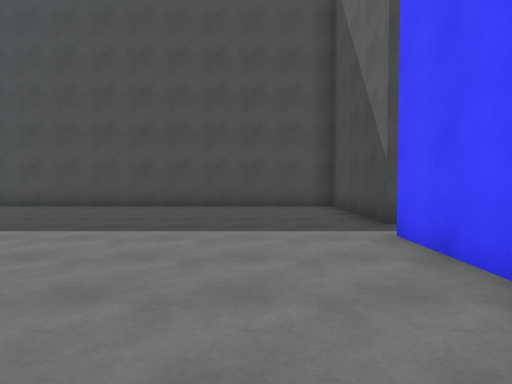
[1] (above)

24 first-person views from a walk through a 3-D level made in the Unity game engine. The camera is 1.4 m above the floor, tilts 2° down and sees 75° across. The floor is counted in squares, 2 m on a side. Each view is taken from the middle of a square. On the plan, view 1 faces up. The plan holds only what a view shows up to about 10 squares ahead; the rest is blank. The place goes on beyond the plan. The player character is not drawn.

[2]
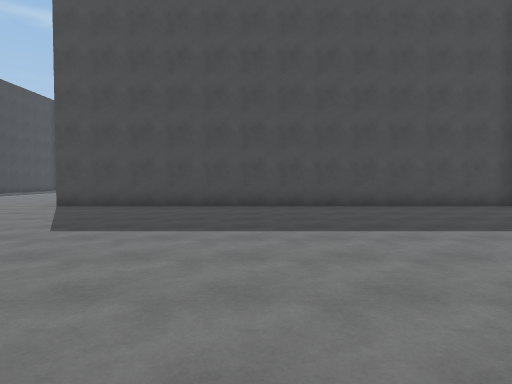

[3]
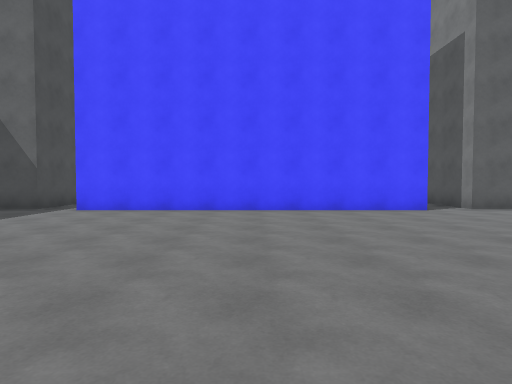

[4]
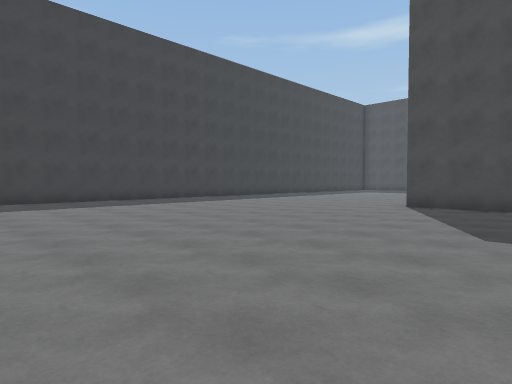

[5]
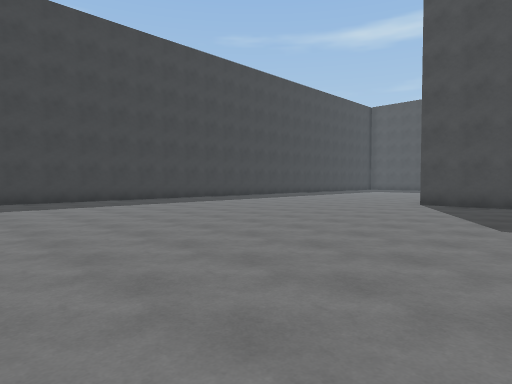

[6]
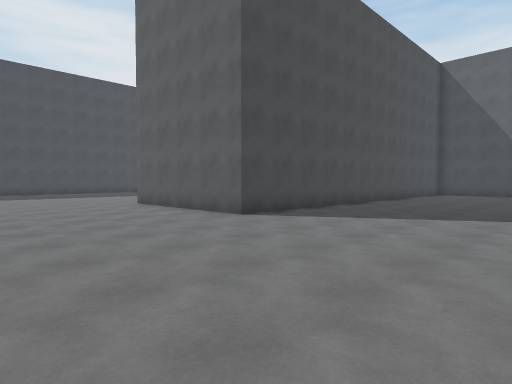

[7]
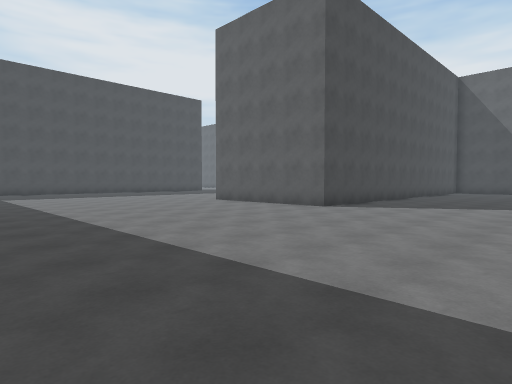

[8]
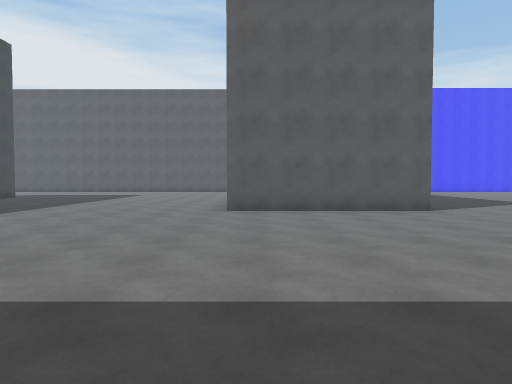

[9]
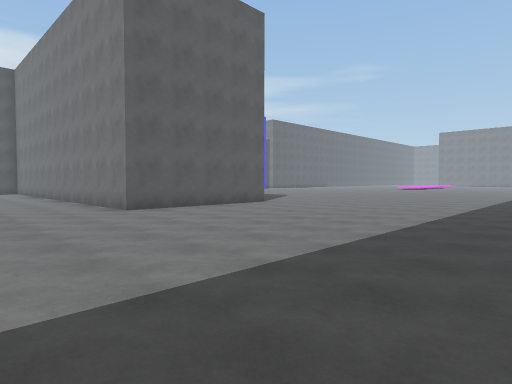

[10]
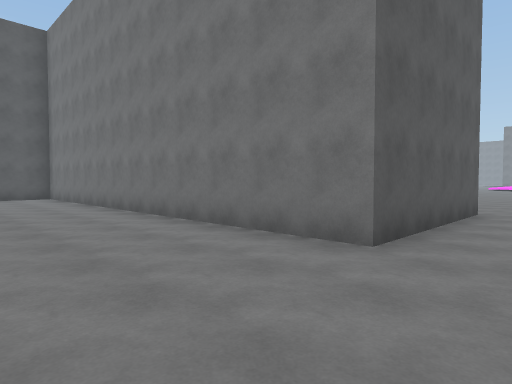

[11]
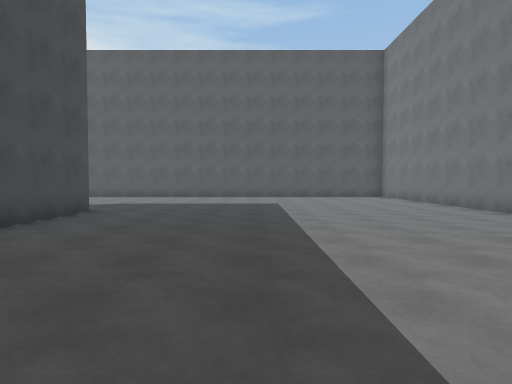

[12]
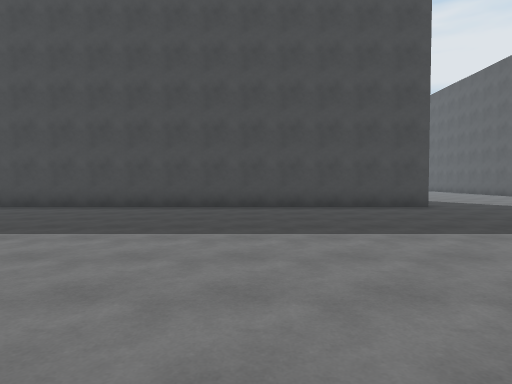

[13]
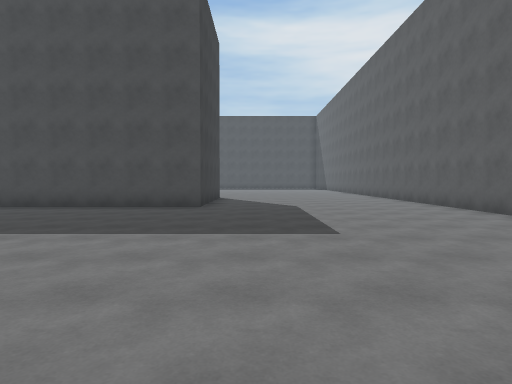

[14]
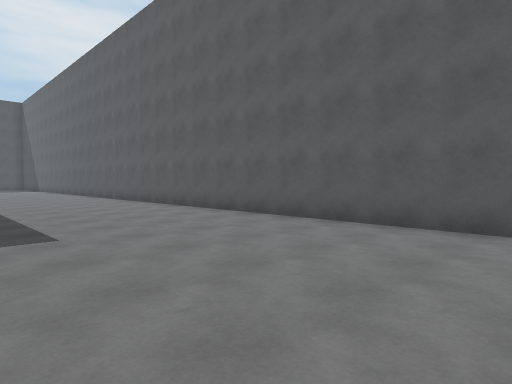

[15]
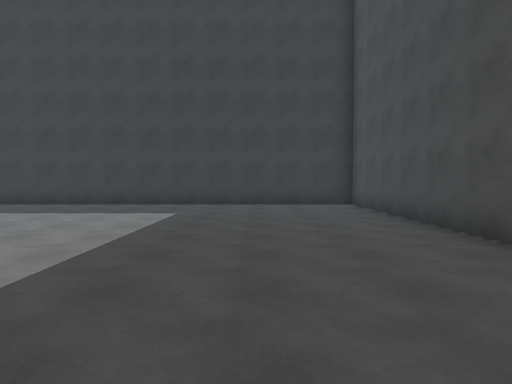

[16]
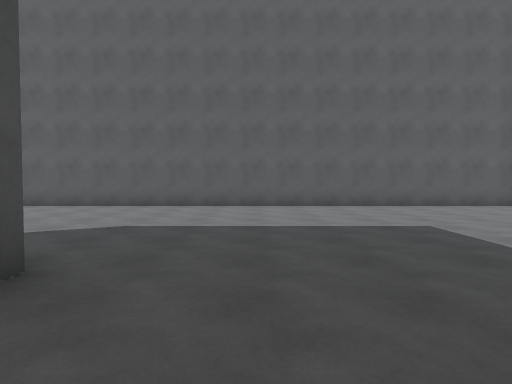

[17]
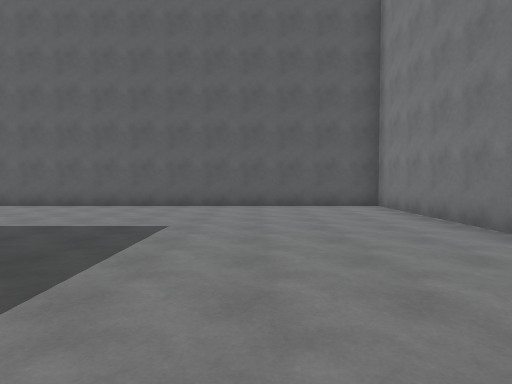

[18]
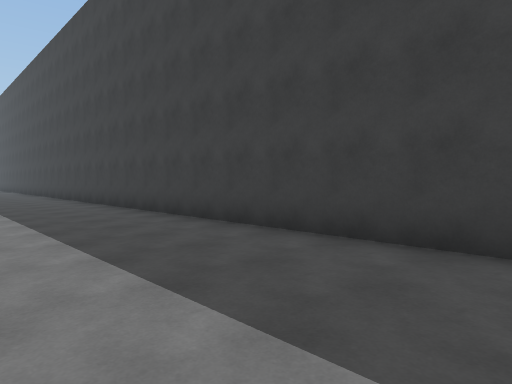

[19]
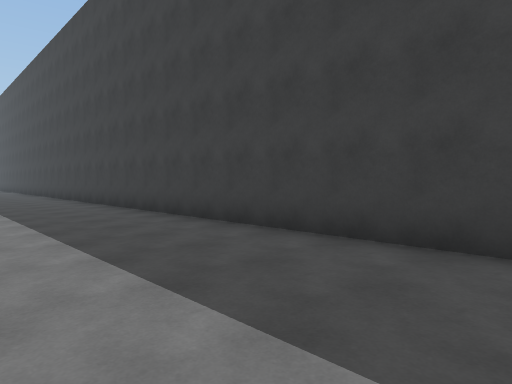

[20]
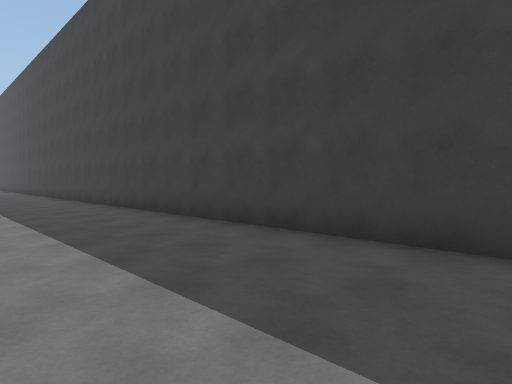

[21]
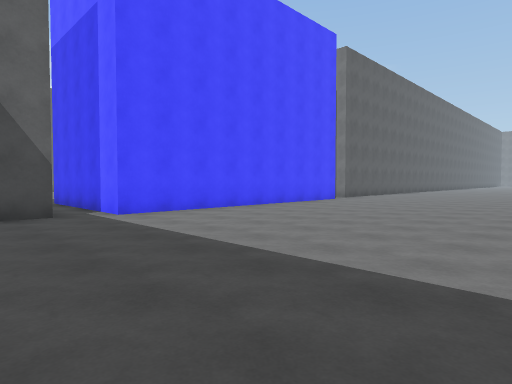

[22]
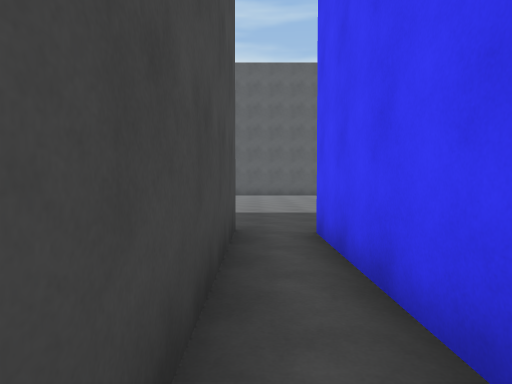

[23]
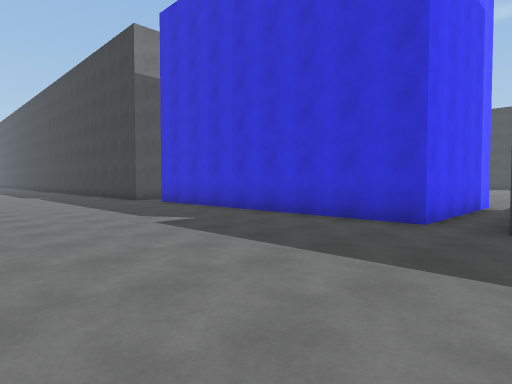

[24]
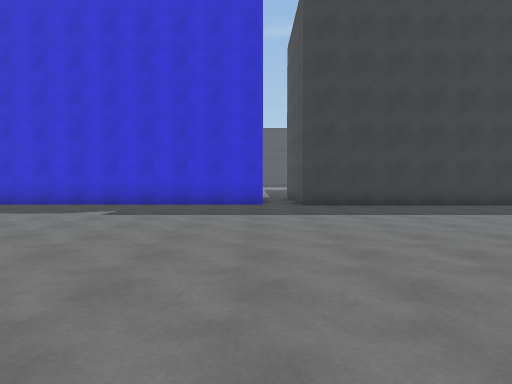

### Floor plan
Points are (right, up) in squares from view 1. A wall is a line through its corners. A room is listed if a view was taken in it or the views show most of it. See-through windows are left out.
Room 1 (views 1, 2, 3, 4, 5, 6, 7, 8, 9, 10, 11, 12, 13, 14, 15, 16, 17, 18, 19, 20, 21)
walls: (2.1, 5.3) (2.1, 9) (-10.4, 9) (-10.4, 13.7) (2.1, 13.7) (2.1, 25.5); (1.8, -4.1) (1.8, 4.2); (-4.4, 24) (-4.4, 22.8) (-18.7, 22.8) (-18.7, -4.5)
ways out: opening at (2, 5) to room 2
Room 2 (views 22, 23, 24)
walls: (6.7, 11.1) (6.7, 5.3) (2.1, 5.3); (1.8, 4.2) (6.4, 4.2) (6.4, -3.4)
ways out: opening at (2, 5) to room 1

Where each view was taken, in squares from view 1:
view 1: 0 up, 0 right, facing up
view 2: 0 up, 5 left, facing up
view 3: 0 up, 6 left, facing right
view 4: 0 up, 7 left, facing up-left
view 5: 1 down, 7 left, facing up-left
view 6: 4 up, 15 left, facing up-right
view 7: 4 up, 18 left, facing up-right
view 8: 13 up, 18 left, facing right
view 9: 17 up, 18 left, facing down-right
view 10: 17 up, 12 left, facing down-right
view 11: 19 up, 12 left, facing right
view 12: 14 up, 9 left, facing up
view 13: 14 up, 3 left, facing up
view 14: 14 up, 3 left, facing up-right
view 15: 20 up, 9 left, facing left
view 16: 21 up, 7 left, facing right
view 17: 17 up, 7 left, facing right
view 18: 16 up, 15 left, facing down-left
view 19: 11 up, 15 left, facing down-left
view 20: 6 up, 15 left, facing down-left
view 21: 7 up, 5 left, facing down-right
view 22: 5 up, 2 right, facing right
view 23: 6 up, 12 right, facing down-left
view 24: 4 up, 16 right, facing left
